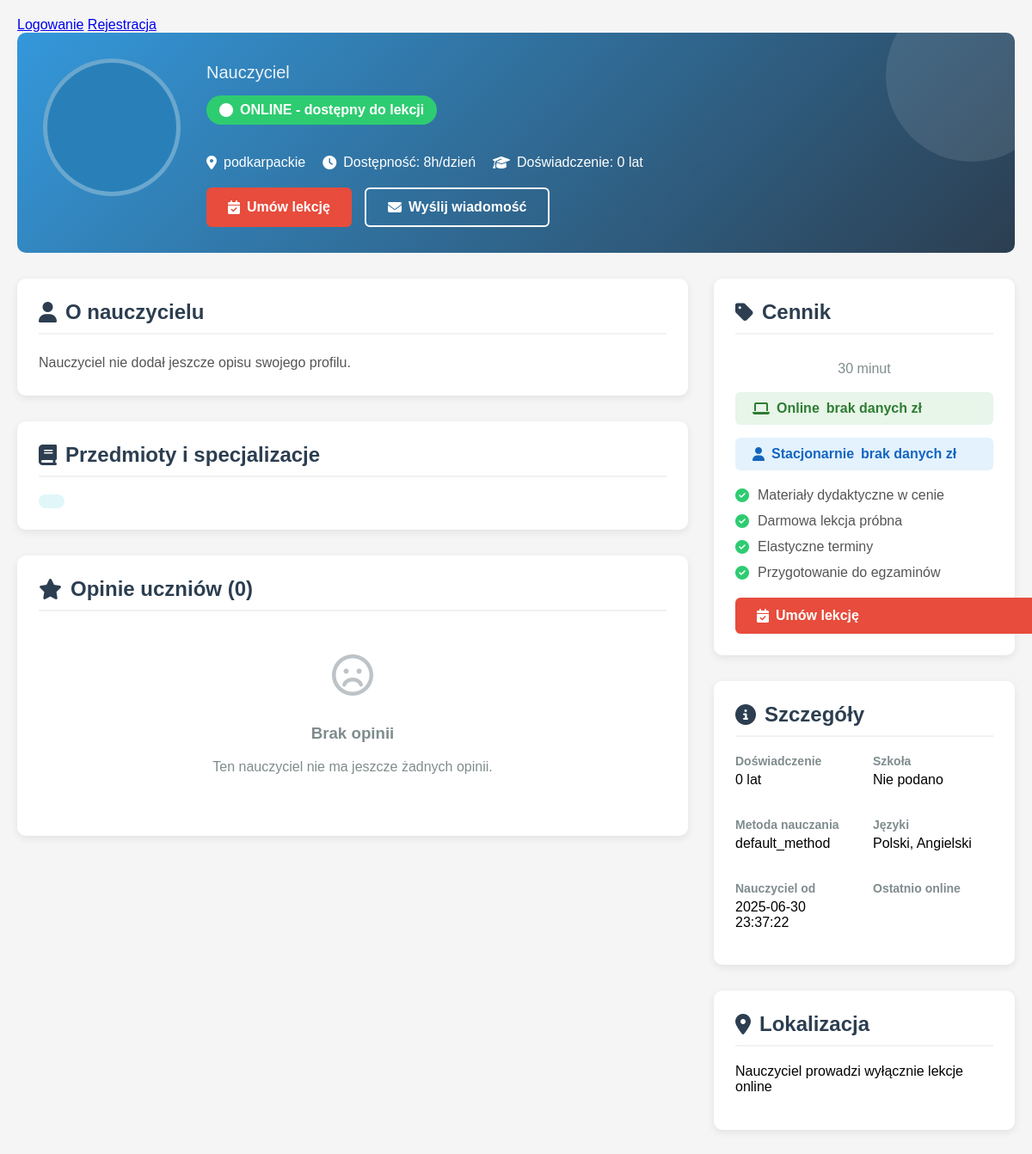
The page /teacher_profile/2 (signed in) on the database as committed earlier.
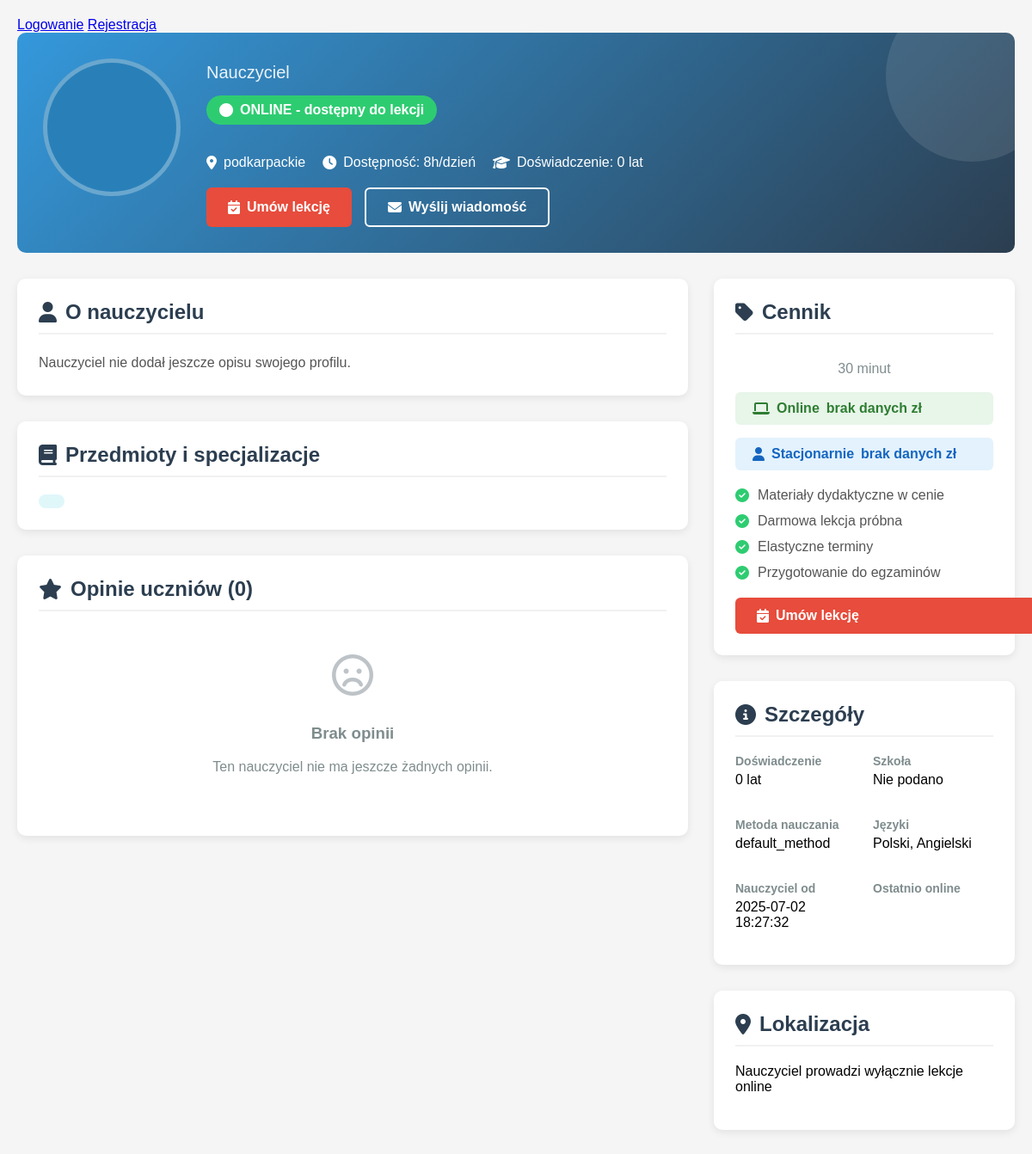
The same page on the database as committed later.
### tables this page shows
CREATE TABLE users (
                id INTEGER PRIMARY KEY AUTOINCREMENT,
                username TEXT UNIQUE NOT NULL,
                email TEXT UNIQUE NOT NULL,
                hash TEXT NOT NULL,
                role INTEGER DEFAULT 0,
                voivodeship TEXT,
                regional_teacher_id INTEGER,
                first_name TEXT,
                last_name TEXT,
                phone TEXT,
                school TEXT,
                subjects TEXT,
                experience_years INTEGER,
                bio TEXT,
                profile_picture TEXT,
                created_at TIMESTAMP DEFAULT CURRENT_TIMESTAMP,
                is_online INTEGER DEFAULT 0,
                last_online TIMESTAMP,
                teaching_modes TEXT DEFAULT 'online',
                availability_hours INTEGER DEFAULT 8,
                parental_email TEXT,
                password_setup_token TEXT,
                token_expiry TIMESTAMP,
                password_reset_token TEXT,
                password_reset_expiry TIMESTAMP,
                tmethod TEXT DEFAULT 'default_method'
            );

### app.py (the view, shortened to what this page needs)
@app.route("/teacher_profile/<int:teacher_id>")
def teacher_profile(teacher_id):
    if "user_id" not in session:
        flash("Musisz być zalogowany, aby przeglądać profile nauczycieli", "error")
        return redirect(url_for("login"))
    db = get_db()
    teacher = db.execute("""
        SELECT u.*, p.city, p.address, p.lat, p.lng,
               rt.username as regional_teacher_name
        FROM users u
        LEFT JOIN pins p ON u.id = p.created_by
        LEFT JOIN users rt ON u.regional_teacher_id = rt.id
        WHERE u.id = ? AND u.role IN (?, ?)
    """, (teacher_id, ROLE_TEACHER, ROLE_REGIONAL_TEACHER)).fetchone()
    if not teacher:
        flash("Nauczyciel nie istnieje", "error")
        return redirect(url_for("index"))
    teacher = row_to_dict(teacher)
    availability = {}
    availability_rows = db.execute("""
        SELECT day_of_week, start_time, end_time, is_available, teaching_mode
        FROM teacher_availability
        WHERE teacher_id = ?
    """, (teacher_id,)).fetchall()
    reviews = []
    pricing = db.execute("""
        SELECT price_online, price_in_person
        FROM teacher_pricing
        WHERE teacher_id = ?
    """, (teacher_id,)).fetchone()
    if not pricing:
        pricing = {"price_online": "brak danych", "price_in_person": "brak danych"}
    return render_template("teacher_profile.html",
                           teacher=teacher,
                           availability=availability,
                           reviews=reviews,
                           time_slots=generate_time_slots(),
                           datetime=datetime,
                           pricing=pricing)

### app.py (called while the page is built)
def get_db():
    db = getattr(g, '_database', None)
    if db is None:
        db = g._database = sqlite3.connect(DATABASE)
        db.row_factory = sqlite3.Row
    return db

@app.template_filter('format_datetime')
def format_datetime(value, format='%d.%m.%Y %H:%M'):
    if value is None:
        return ""
    try:
        return value.strftime(format)
    except AttributeError:
        return value

@app.teardown_appcontext
def close_connection(exception):
    db = getattr(g, '_database', None)
    if db is not None:
        db.close()

def row_to_dict(row):
    return dict(row) if row else None

@app.context_processor
def utility_processor():
    return dict(
        get_day_name=get_day_name,
        get_role_name=get_role_name,
        datetime=datetime,
        timedelta=timedelta,
        format_time_slot=format_time_slot
    )

@app.template_filter('format_date')
def format_date(value):
    if value is None:
        return "Nieznana"
    try:
        dt = datetime.strptime(value, '%Y-%m-%d')
        return dt.strftime('%d.%m.%Y')
    except:
        return value

### templates/teacher_profile.html (shortened to what the changed rows need)
<!DOCTYPE html>
<html lang="pl">
<head>
    <link rel="stylesheet" href="https://cdnjs.cloudflare.com/ajax/libs/font-awesome/6.4.0/css/all.min.css ">
</head>
<body>
    <div class="profile-container">
        <div class="profile-header">
            <div class="profile-info">
                <div class="contact-info">
                    <div class="contact-item">
                        <i class="fas fa-map-marker-alt"></i>
                        {% if teacher.voivodeship %}
                            {{ teacher.voivodeship }}{% if teacher.city %}, {{ teacher.city }}{% endif %}
                        {% else %}
                            Nauczyciel online
                        {% endif %}
                    </div>
                    <div class="contact-item">
                        <i class="fas fa-clock"></i>
                        Dostępność: {{ teacher.availability_hours }}h/dzień
                    </div>
                    <div class="contact-item">
                        <i class="fas fa-graduation-cap"></i>
                        Doświadczenie: {{ teacher.experience_years }} lat
                    </div>
                </div>
            </div>
        </div>
        <div class="profile-content">
            <div class="main-content">
                <div class="section">
                    <h2 class="section-title"><i class="fas fa-user"></i> O nauczycielu</h2>
                    <div class="about-content">
                        {{ teacher.bio or "Nauczyciel nie dodał jeszcze opisu swojego profilu." }}
                    </div>
                </div>
                <div class="section">
                    <h2 class="section-title"><i class="fas fa-book"></i> Przedmioty i specjalizacje</h2>
                </div>
                <div class="section">
                    <h2 class="section-title"><i class="fas fa-star"></i> Opinie uczniów ({{ reviews|length }})</h2>
                </div>
            </div>
            <div class="sidebar">
                <div class="section booking-card">
                    <h2 class="section-title"><i class="fas fa-tag"></i> Cennik</h2>
                </div>
                <div class="section">
                    <h2 class="section-title"><i class="fas fa-info-circle"></i> Szczegóły</h2>
                    <div class="info-grid">
                        <div class="info-item">
                            <div class="info-label">Doświadczenie</div>
                            <div class="info-value">{{ teacher.experience_years }} lat</div>
                        </div>
                        <div class="info-item">
                            <div class="info-label">Szkoła</div>
                            <div class="info-value">{{ teacher.school or 'Nie podano' }}</div>
                        </div>
                        <div class="info-item">
                            <div class="info-label">Metoda nauczania</div>
                            <div class="info-value">{{ teacher.tmethod }}</div>
                        </div>
                        <div class="info-item">
                            <div class="info-label">Nauczyciel od</div>
                            <div class="info-value">{{ teacher.created_at|format_date }}</div>
                        </div>
                    </div>
                </div>
                <div class="section">
                    <h2 class="section-title"><i class="fas fa-map-marker-alt"></i> Lokalizacja</h2>
                </div>
            </div>
        </div>
    </div>
</body>
</html>

Rows that differ between the two databases and show on the page:
changed users "podkarpackie": created_at "2025-06-30 23:37:22" → "2025-07-02 18:27:32"
